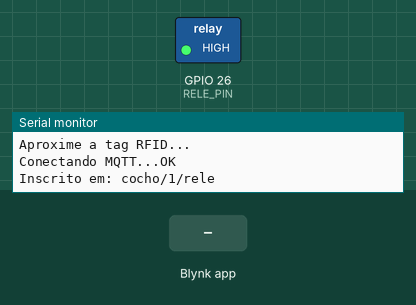
Recording of a sketch running on a simulated ESP32. Shown: switched loads named in the sketch (green lamp = pin HIGH), the last lines printed to the serial monitor. The test bench sets the inputs (shaded band). WiFi joins after 1.5 s; servers stay silent unless stated; no MQTT or app messages arrive unless stated.

Above: at 3.0 s.
3.1 s: Blynk app writes 1 to V0
At 4.5 s:
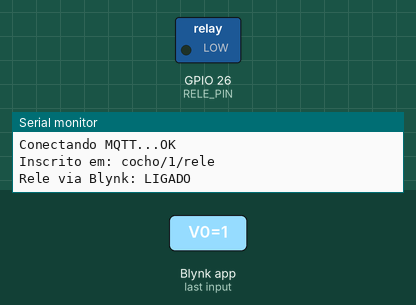
7.6 s: Blynk app writes 0 to V0
At 8.1 s:
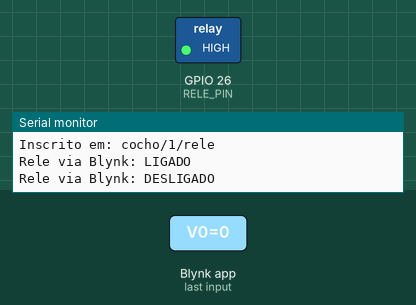
9.1 s: Blynk app writes 200 to V0
At 10.4 s:
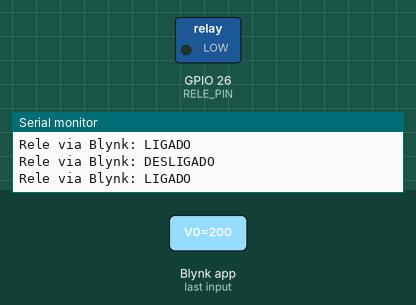
Timing chart, 0 to 12.1 s (numbered marks = the images above; inputs shaded):
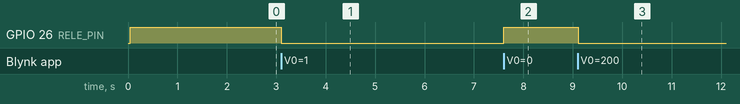

The sketch:

p2iot.ino
```cpp
// ===== BLYNK CONFIG =====
#define BLYNK_TEMPLATE_ID "TMPL2zQwAKRZc"
#define BLYNK_TEMPLATE_NAME "muutag"
#define BLYNK_AUTH_TOKEN "fpOagnaNgC5HnlJrFRvMpHQAwCa82OP2"

#include <WiFi.h>
#include <BlynkSimpleEsp32.h>

#include <SPI.h>
#include <MFRC522.h>
#include <Wire.h>
#include <RTClib.h>

#include <PubSubClient.h>
#include <ArduinoJson.h>

// ===== WIFI =====
char ssid[] = "BDAG";
char pass[] = "bdag2018";

// ===== MQTT =====
const char* mqtt_server = "10.64.79.42";
const int mqtt_port = 1883;

WiFiClient espClient;
PubSubClient client(espClient);

const int ID_COCHO = 1;

// ===== RFID =====
#define SS_PIN 5
#define RST_PIN 4

MFRC522 rfid(SS_PIN, RST_PIN);

// ===== RTC =====
RTC_DS1307 rtc;

// ===== RELÉ =====
#define RELE_PIN 26

// ===== CONTROLE MQTT =====
float tempoRecebido = 0;
bool liberarRacao = false;

bool releLigado = false;

unsigned long filaTempoMs = 0;
unsigned long ultimoTick = 0;

// ===== RELÉ VIA BLYNK =====
BLYNK_WRITE(V0)
{
  int estado = param.asInt();

  digitalWrite(RELE_PIN, !estado);

  Serial.print("Rele via Blynk: ");
  Serial.println(estado ? "LIGADO" : "DESLIGADO");
}

// ===== CALLBACK MQTT =====
void callback(char* topic, byte* payload, unsigned int length)
{
  String mensagem = "";

  for (unsigned int i = 0; i < length; i++)
  {
    mensagem += (char)payload[i];
  }

  Serial.println();
  Serial.println("===== MQTT RECEBIDO =====");
  Serial.print("Topico: ");
  Serial.println(topic);
  Serial.println(mensagem);

  DynamicJsonDocument doc(512);

  DeserializationError erro = deserializeJson(doc, mensagem);

  if (erro)
  {
    Serial.println("Erro ao interpretar JSON");
    return;
  }

  tempoRecebido = doc["tempo_segundos"].as<float>();

  Serial.print("Tempo recebido: ");
  Serial.print(tempoRecebido);
  Serial.println(" segundos");

  liberarRacao = true;
}

// ===== CONEXÃO MQTT =====
void reconnectMQTT()
{
  while (!client.connected())
  {
    Serial.print("Conectando MQTT...");

    if (client.connect("ESP32_MUU_TAG"))
    {
      Serial.println("OK");

      String topico = "cocho/" + String(ID_COCHO) + "/rele";

      client.subscribe(topico.c_str());

      Serial.print("Inscrito em: ");
      Serial.println(topico);
    }
    else
    {
      Serial.print("Erro MQTT: ");
      Serial.println(client.state());

      delay(2000);
    }
  }
}

void setup()
{
  Serial.begin(115200);

  // ===== RFID =====
  SPI.begin(18, 19, 23, 5);
  rfid.PCD_Init();

  // ===== RTC =====
  Wire.begin(21, 22);

  if (!rtc.begin())
  {
    Serial.println("RTC nao encontrado!");

    while (1);
  }

  // rtc.adjust(DateTime(F(__DATE__), F(__TIME__)));

  // ===== RELÉ =====
  pinMode(RELE_PIN, OUTPUT);
  digitalWrite(RELE_PIN, HIGH);

  // ===== WIFI =====
  WiFi.begin(ssid, pass);

  Serial.print("Conectando WiFi");

  while (WiFi.status() != WL_CONNECTED)
  {
    delay(500);
    Serial.print(".");
  }

  Serial.println();
  Serial.println("WiFi conectado!");
  Serial.print("IP: ");
  Serial.println(WiFi.localIP());

  // ===== BLYNK =====
  Blynk.begin(
    BLYNK_AUTH_TOKEN,
    ssid,
    pass
  );

  Serial.println("Blynk conectado!");

  // ===== MQTT =====
  client.setServer(mqtt_server, mqtt_port);
  client.setCallback(callback);

  Serial.println("Sistema de Monitoramento de Gado");
  Serial.println("Aproxime a tag RFID...");
}

void loop()
{
  Blynk.run();

  if (!client.connected())
  {
    reconnectMQTT();
  }

  client.loop();

  // ===== ACIONA RELÉ APÓS RESPOSTA DO BACKEND =====
// ===== NOVO TEMPO RECEBIDO =====
  // ===== NOVO TEMPO RECEBIDO =====
if (liberarRacao)
{
  liberarRacao = false;

  Serial.println();
  Serial.println("===== NOVA RACAO ADICIONADA =====");

  Serial.print("Tempo restante antes: ");
  Serial.print(filaTempoMs / 1000);
  Serial.println(" segundos");

  filaTempoMs += (unsigned long)(tempoRecebido * 1000);

  Serial.print("Tempo recebido: ");
  Serial.print(tempoRecebido);
  Serial.println(" segundos");

  Serial.print("Novo total na fila: ");
  Serial.print(filaTempoMs / 1000);
  Serial.println(" segundos");
}

// ===== CONTROLE DO RELÉ =====
if (filaTempoMs > 0)
{
  if (!releLigado)
  {
    releLigado = true;

    digitalWrite(RELE_PIN, LOW);

    ultimoTick = millis();

    Serial.println("Rele ligado");
  }

if (millis() - ultimoTick >= 1000)
{
  ultimoTick = millis();

  if (filaTempoMs >= 1000)
  {
    filaTempoMs -= 1000;
  }
  else
  {
    filaTempoMs = 0;
  }
}
}
else
{
  if (releLigado)
  {
    digitalWrite(RELE_PIN, HIGH);

    releLigado = false;

    Serial.println("Rele desligado");
    Serial.println("==========================");
  }
}

  // ===== VERIFICA NOVA TAG =====
  if (!rfid.PICC_IsNewCardPresent())
  {
    return;
  }

  if (!rfid.PICC_ReadCardSerial())
  {
    return;
  }

  DateTime now = rtc.now();

  String uid = "";

  for (byte i = 0; i < rfid.uid.size; i++)
  {
    if (rfid.uid.uidByte[i] < 0x10)
    {
      uid += "0";
    }

    uid += String(rfid.uid.uidByte[i], HEX);

    if (i < rfid.uid.size - 1)
    {
      uid += " ";
    }
  }

  uid.toUpperCase();

  Serial.println();
  Serial.println("========================");

  bool animalReconhecido = false;

  // ===== IDENTIFICA ANIMAL =====
  if (uid == "E7 88 6E 62")
  {
    Serial.println("Animal identificado: Vaca 2");
    animalReconhecido = true;
  }
  else if (uid == "F9 7D B5 A2")
  {
    Serial.println("Animal identificado: Vaca 1");
    animalReconhecido = true;
  }
  else
  {
    Serial.println("Animal nao cadastrado");
  }

  // ===== UID =====
  Serial.print("UID: ");
  Serial.println(uid);

  // ===== DATA =====
  Serial.print("Data: ");

  if (now.day() < 10) Serial.print("0");
  Serial.print(now.day());

  Serial.print("/");

  if (now.month() < 10) Serial.print("0");
  Serial.print(now.month());

  Serial.print("/");

  Serial.println(now.year());

  // ===== HORA =====
  Serial.print("Hora: ");

  if (now.hour() < 10) Serial.print("0");
  Serial.print(now.hour());

  Serial.print(":");

  if (now.minute() < 10) Serial.print("0");
  Serial.print(now.minute());

  Serial.print(":");

  if (now.second() < 10) Serial.print("0");
  Serial.println(now.second());

  if (animalReconhecido)
  {
    DynamicJsonDocument doc(256);

    doc["UID"] = uid;
    doc["id_cocho"] = ID_COCHO;

    // Formato ISO semelhante ao que seu amigo mostrou
    char dataHora[25];

    sprintf(
      dataHora,
      "%04d-%02d-%02dT%02d:%02d:%02d",
      now.year(),
      now.month(),
      now.day(),
      now.hour(),
      now.minute(),
      now.second()
    );

    doc["created_at"] = dataHora;

    char payload[256];

    serializeJson(doc, payload);

    Serial.println();
    Serial.println("Enviando MQTT...");
    Serial.println(payload);

    client.publish("teste", payload);

    Serial.println("Mensagem enviada para topico: teste");
  }

  Serial.println("========================");

  rfid.PICC_HaltA();
  rfid.PCD_StopCrypto1();

  delay(100);
}
```

Measured:
- after the input at 3.1 s, GPIO 26 (RELE_PIN): HIGH → LOW at once
- after the input at 7.6 s, GPIO 26 (RELE_PIN): LOW → HIGH at once
- after the input at 9.1 s, GPIO 26 (RELE_PIN): HIGH → LOW at once
